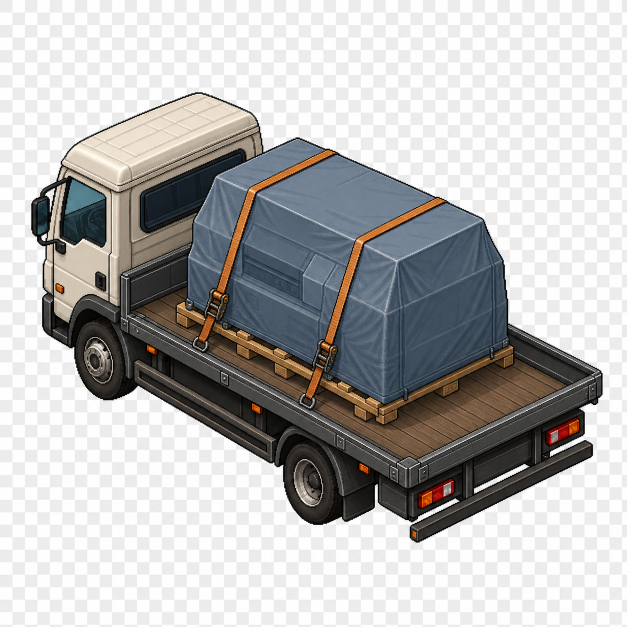
#> input picture output/machine-delivery-flatbed-loaded-source.png, 1254 x 1254 px (shown at 1/2 size)
$ python build_machine_flatbed_assets.py
#> lines starting #> are read from the running program, lines starting #| are printed output that depends on the picture; after the words box and inside, x2 and y2 are one past the last pixel; in counts of white or black regions, pixels touching at a corner belong together
"""Normalize the generated machine-delivery flatbed variants for the truck renderer."""
from collections import deque
from pathlib import Path

from PIL import Image


ROOT = Path(__file__).resolve().parents[1]
SOURCES = {
    "loaded": ROOT / "output/machine-delivery-flatbed-loaded-source.png",
    "empty": ROOT / "output/machine-delivery-flatbed-empty-source.png",
}
OUTPUTS = {
    "loaded": ROOT / "assets/generated/machine-delivery-flatbed-loaded.png",
    "empty": ROOT / "assets/generated/machine-delivery-flatbed-empty.png",
}

FRAME_SIZE = 512
TARGET_LEFT = 25
TARGET_RIGHT = 487
TARGET_BOTTOM = 454
TARGET_MAX_HEIGHT = 408


def remove_checkerboard(source: Image.Image) -> Image.Image:
    """Remove the generator's edge-connected light neutral checkerboard matte."""
    rgb = source.convert("RGB")
#> rgb is the input picture: PIL image 1254x1254 RGB; mean R, G, B 183.8, 182.9, 182.2
    width, height = rgb.size
#> width = 1254; height = 1254
    pixels = rgb.load()
    background = bytearray(width * height)
    queue: deque[tuple[int, int]] = deque()

    def candidate(x: int, y: int, edge: bool = False) -> bool:
        red, green, blue = pixels[x, y]
        low, high = min(red, green, blue), max(red, green, blue)
        # The checkerboard is a lightly textured 234/254 gray. A slightly
        # wider threshold at the image edge reliably seeds every background
        # region without crossing the truck's dark outline.
        return low >= (205 if edge else 215) and high - low <= 13

    def seed(x: int, y: int) -> None:
        index = y * width + x
        if not background[index] and candidate(x, y, True):
            background[index] = 1
            queue.append((x, y))

    for x in range(width):
        seed(x, 0)
        seed(x, height - 1)
#> this loop made 1254 passes
    for y in range(height):
        seed(0, y)
        seed(width - 1, y)

    while queue:
        x, y = queue.popleft()
        for next_x, next_y in ((x - 1, y), (x + 1, y), (x, y - 1), (x, y + 1)):
            if not (0 <= next_x < width and 0 <= next_y < height):
                continue
            index = next_y * width + next_x
            if not background[index] and candidate(next_x, next_y):
                background[index] = 1
                queue.append((next_x, next_y))

    rgba = rgb.convert("RGBA")
    output = rgba.load()
    for y in range(height):
        row = y * width
        for x in range(width):
            if background[row + x]:
                output[x, y] = (0, 0, 0, 0)

    # Peel away the light matte fringe immediately touching transparency.
    for _ in range(3):
        transparent = rgba.getchannel("A")
        alpha = transparent.load()
        remove: list[tuple[int, int]] = []
        for y in range(1, height - 1):
            for x in range(1, width - 1):
                if alpha[x, y] == 0:
                    continue
                red, green, blue, _ = output[x, y]
                if min(red, green, blue) < 180 or max(red, green, blue) - min(red, green, blue) > 16:
                    continue
                if (alpha[x - 1, y] == 0 or alpha[x + 1, y] == 0
                        or alpha[x, y - 1] == 0 or alpha[x, y + 1] == 0):
                    remove.append((x, y))
        for x, y in remove:
            output[x, y] = (0, 0, 0, 0)
#> this loop made 3 passes
#> pass 1, in remove_checkerboard, `transparent = rgba.getchannel("A")`:
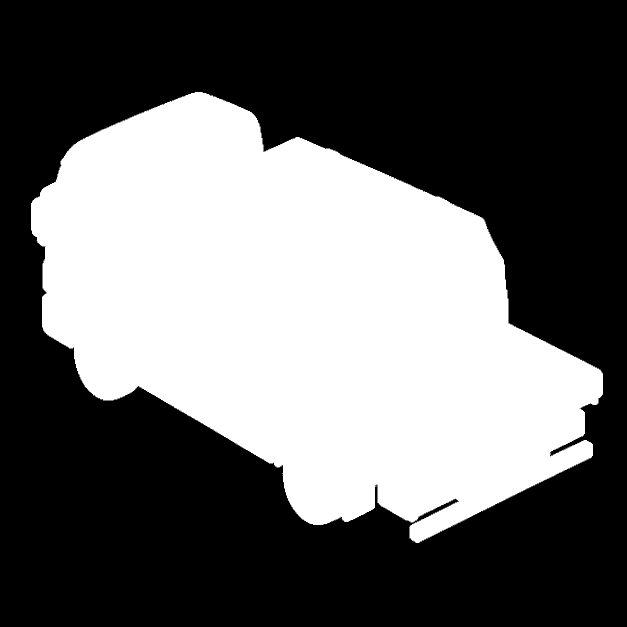
#> transparent: PIL image 1254x1254 L (shown at 1/2 size); 39.6% white; 4 white regions (3 under 20 px), largest, box (x1, y1, x2, y2) and area: (62, 184, 1206, 1086) 622564
    return rgba


def main() -> None:
#> (the run stopped early here; a loop or call above may not have finished)

$ run again, with output/loaded-pallet-directions-source.png copied over output/machine-delivery-flatbed-loaded-source.png
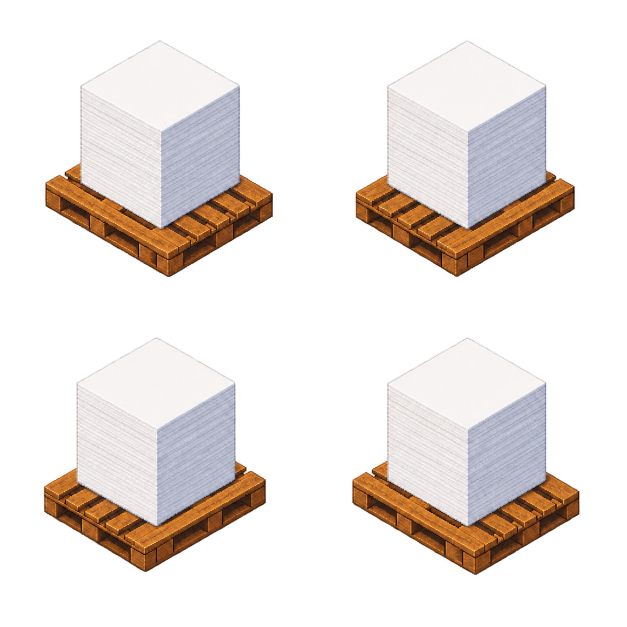
#> input picture output/loaded-pallet-directions-source.png, 1254 x 1254 px (shown at 1/2 size)
#> in remove_checkerboard, `rgb = source.convert("RGB")`:
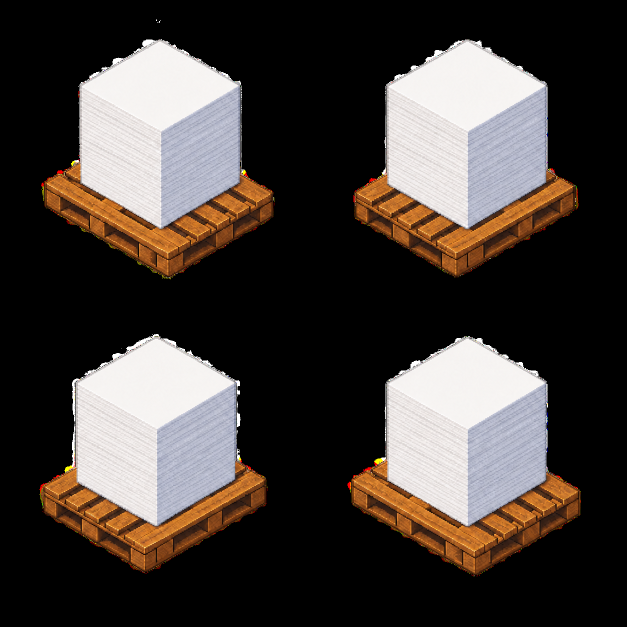
#> rgb: PIL image 1254x1254 RGB (shown at 1/2 size); mean R, G, B 68.2, 61, 56.8

$ run again, with output/pallet-jack-directions-source.png copied over output/machine-delivery-flatbed-loaded-source.png
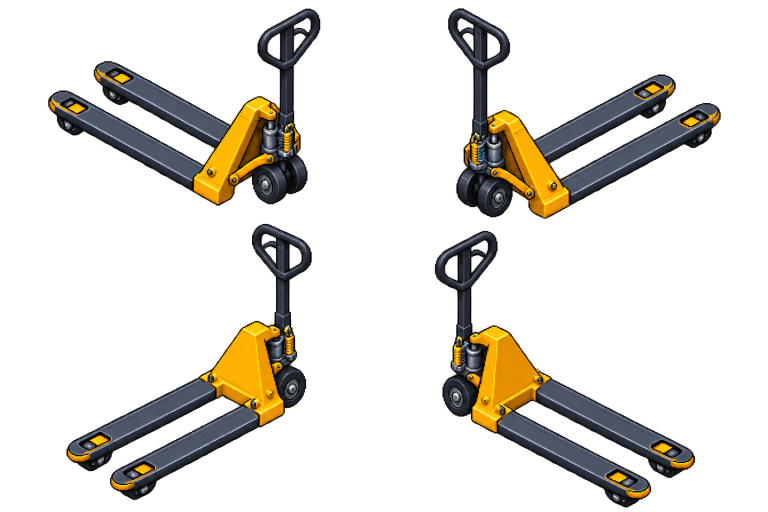
#> input picture output/pallet-jack-directions-source.png, 1536 x 1024 px (shown at 1/2 size)
#> in remove_checkerboard, `rgb = source.convert("RGB")`:
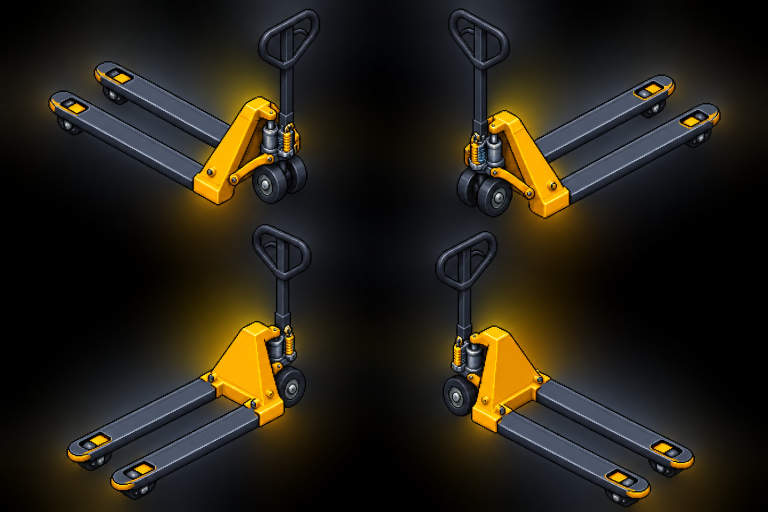
#> rgb: PIL image 1536x1024 RGB (shown at 1/2 size); mean R, G, B 38.1, 33.4, 23.1
#> the loop in remove_checkerboard, `for x in range(width):` made 1536 passes
